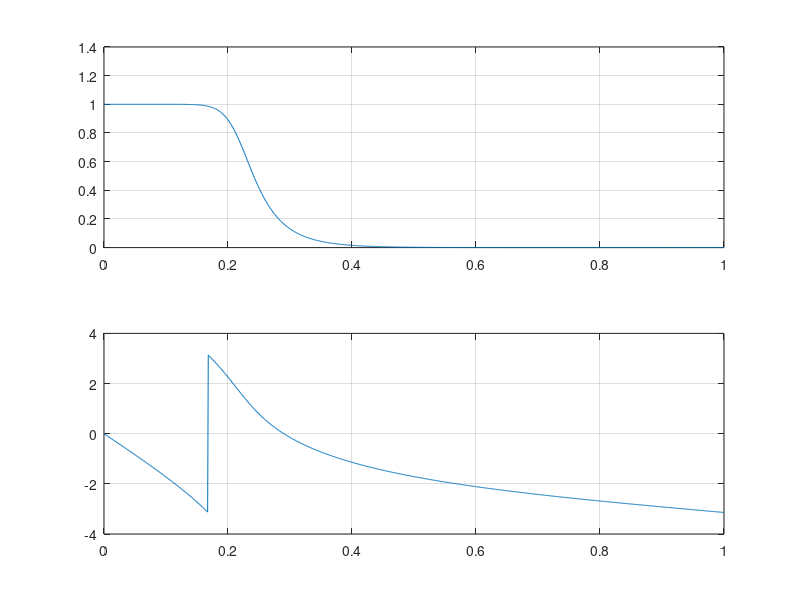

Write MATLAB code to recreate this figure.
clear all
close all
clc
%especificaciones de filtro digital 
wp=0.2*pi;%frecuencia de banda de paso digital en rad
ws=0.3*pi;%frecuencia de banda de rechazo digital en rad
Ap=1;%riple de pasabanda en dB
As=15;%atenuacion en dB
[N,OmegaC]=buttord(wp/pi,ws/pi,Ap,As);
[C,D]=butter(N,OmegaC);
%[b,a]=bilinear(C,D,Fs);
%reresentacion espectral
w=linspace(0,pi,1000);
H=freqz(C,D,w);
subplot(211);plot(w/pi,abs(H));grid on;
subplot(212);plot(w/pi,angle(H));grid on;
%figure
%freqz(b,a)
